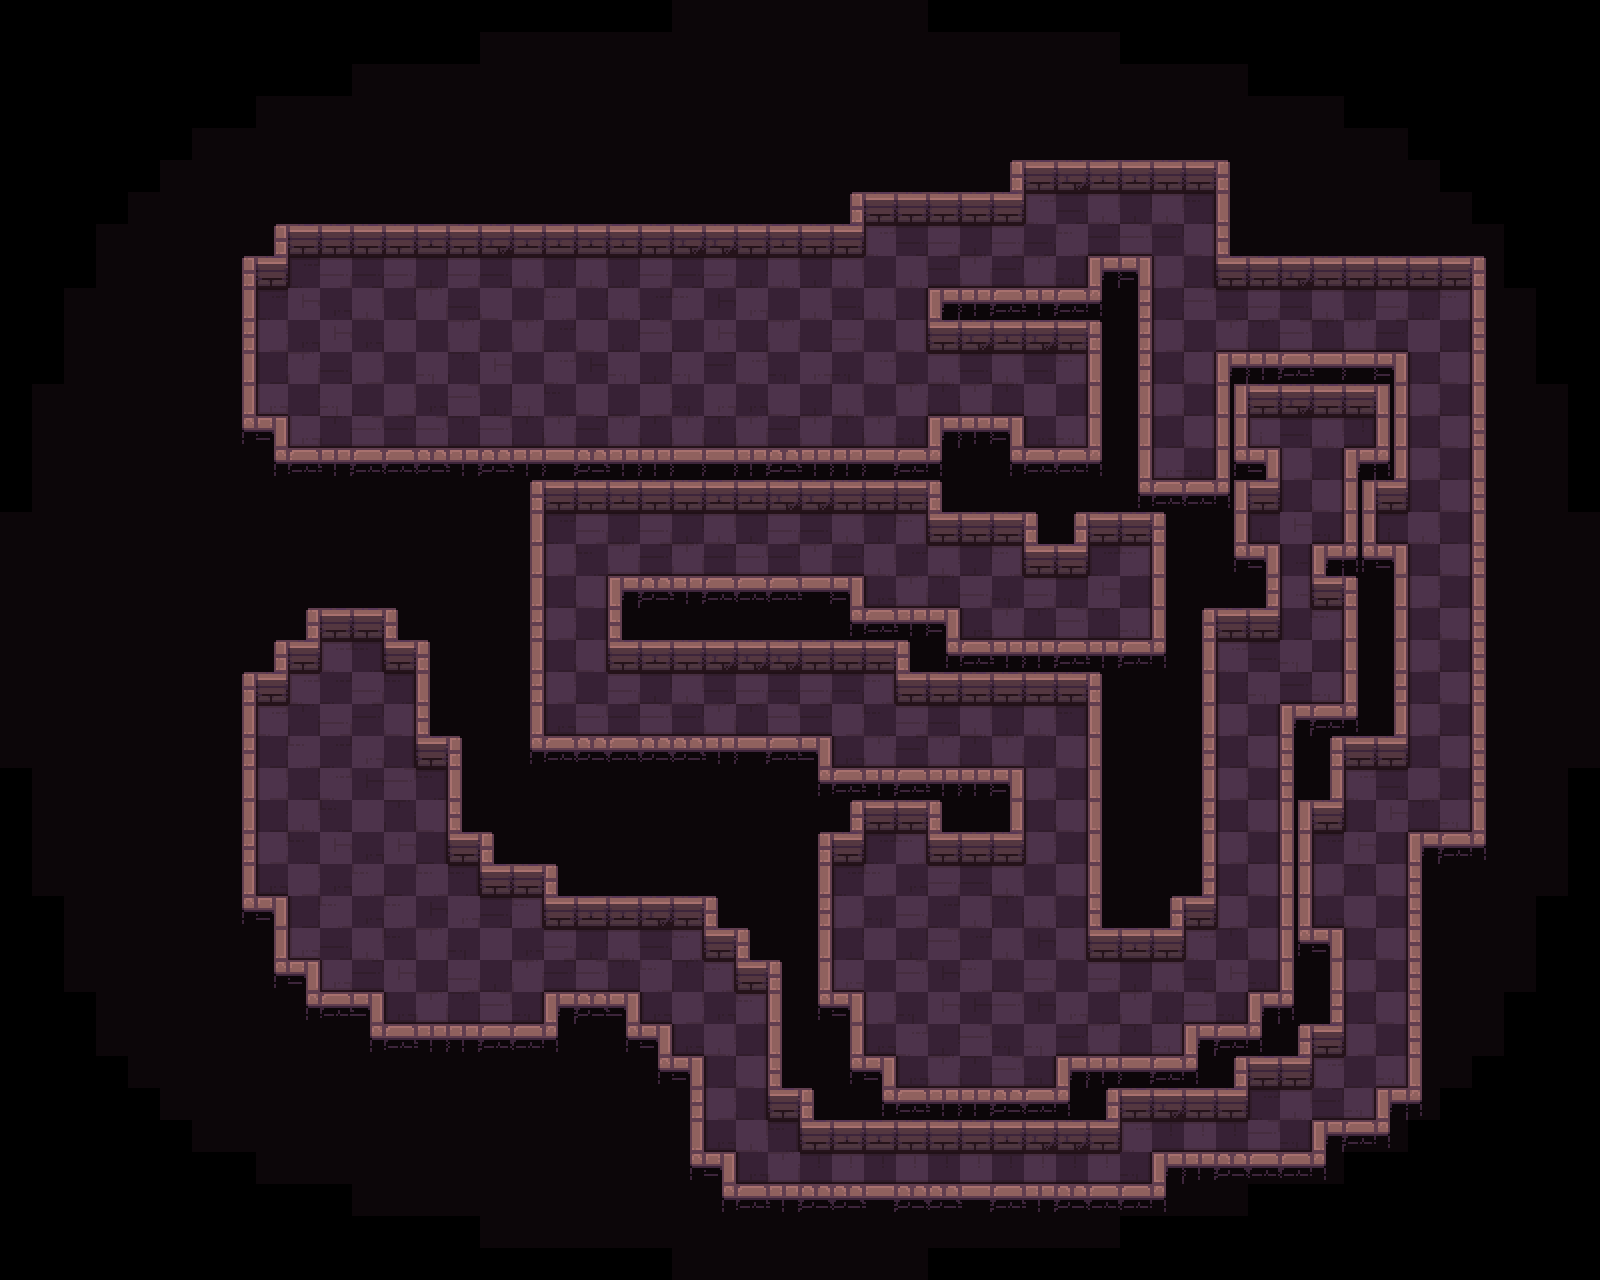

Below is a game level as drawn by its tile map, then a one-line description and the .tmx that defines it (tile-layer data replaced by summaries):
An orthogonal 50x40 tile map with 32x32 px tiles, 5 tile layers (background, path, types, ground, ...), 1 hidden layer not drawn and 7 objects (3x hero, 2x switch, rectangle, bonfire).

<map version="1.2" tiledversion="2019.03.13" orientation="orthogonal" renderorder="right-down" width="50" height="40" tilewidth="32" tileheight="32" infinite="0" nextlayerid="38" nextobjectid="13">
 <tileset firstgid="1" name="tileset" tilewidth="32" tileheight="32" spacing="2" margin="1" tilecount="200" columns="10">
  <image source="tileset.png" trans="000000" width="340" height="680" />
  <terraintypes>
   <terrain name="floor" tile="79" />
   <terrain name="wall" tile="69" />
   <terrain name="hole" tile="78" />
  </terraintypes>
 </tileset>
 <layer id="31" name="background" width="50" height="40">
  <data>[2000 cells, 1656 non-empty, 1 distinct tile ids]</data>
 </layer>
 <layer id="15" name="path" width="50" height="40">
  <data>[2000 cells, 559 non-empty, 1 distinct tile ids]</data>
 </layer>
 <layer id="34" name="types" width="50" height="40">
  <data>[2000 cells, 1656 non-empty, 3 distinct tile ids]</data>
 </layer>
 <objectgroup id="14" name="config">
  <object id="12" name="frame" type="rectangle" x="240" y="610" width="1014" height="594" visible="0" />
 </objectgroup>
 <objectgroup id="2" name="objects">
  <object id="10" name="bonfire" type="bonfire" x="912" y="887">
   <properties>
    <property name="autoDisable" type="bool" value="true" />
   </properties>
   <point />
  </object>
  <object id="2" name="switch" type="switch" x="336" y="277">
   <properties>
    <property name="autoDisable" type="bool" value="true" />
   </properties>
   <point />
  </object>
  <object id="1" name="hero" type="hero" x="1101.67" y="1044">
   <point />
  </object>
  <object id="8" name="hero" type="hero" x="369" y="854">
   <point />
  </object>
  <object id="9" name="hero" type="hero" x="912" y="852">
   <point />
  </object>
  <object id="11" name="switch" type="switch" x="1297.33" y="436">
   <properties>
    <property name="autoDisable" type="bool" value="true" />
   </properties>
   <point />
  </object>
 </objectgroup>
 <layer id="35" name="ground" width="50" height="40">
  <data>[2000 cells, 1656 non-empty, 77 distinct tile ids]</data>
 </layer>
 <layer id="36" name="above_characters" width="50" height="40">
  <data>[2000 cells, 322 non-empty, 21 distinct tile ids]</data>
 </layer>
 <layer id="37" name="checkers" width="50" height="40" visible="0">
  <data>[2000 cells, 1000 non-empty, 1 distinct tile ids]</data>
 </layer>
</map>
